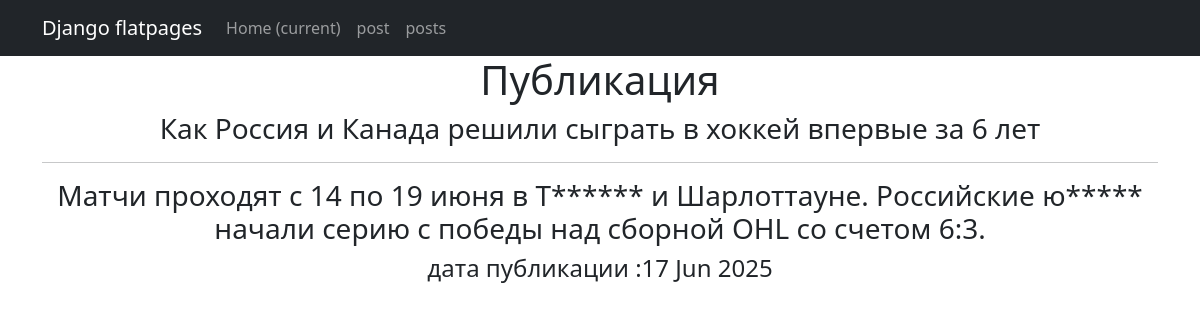
Page /news/1 on the earlier database version.
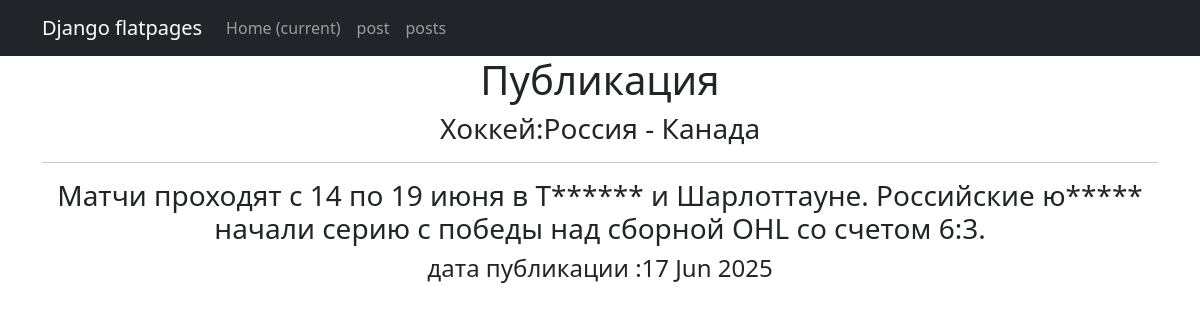
Same page on the later database version.
### news/models.py (models this page shows, shortened)
class Post(models.Model):
    author = models.ForeignKey(Author, on_delete=models.CASCADE)
    article = models.BooleanField(default=False)
    time_in = models.DateTimeField(auto_now_add=True)
    category = models.ManyToManyField(Category, through='PostCategory')
    heading = models.CharField(max_length=255, unique=True)
    text = models.TextField()
    rating_post = models.FloatField(default=0.0)

### news/views.py (the view)
# urls.py: path('news/<int:pk>', PostDetail.as_view(), name = 'post_detail'),
class PostDetail(DetailView):
    model = Post
    template_name = 'post.html'
    context_object_name = 'post'

### news/templatetags/custom_filters.py (called while the page is built)
@register.filter()
def censor(value):
   if not  isinstance(value, str):
      raise FilterException("Фильтр применяется только к строке")
   for word in OBSCENE_WORDS:
       word_low = word.title()
       value = value.replace(word,word[0]+ '*' * (len(word) - 1))
       value = value.replace(word_low, word_low[0] + '*' * (len(word) - 1))
   return value

### templates/post.html (shortened to what this page needs)
{% extends 'flatpages/default.html' %}
{% load custom_filters %}!
{% load custom_tags %}
{% block content %}
   <h1>Публикация</h1>
        <h3>{{ post.heading }} </h3>
 <hr>
             <h3>{{ post.text|censor }}</h3>
           <h4>дата публикации :{{ post.time_in|date:'d M Y' }}</h4>
{% endblock content %}

Differences in the rows shown:
changed Post: heading "Как Россия и Канада решили сыграть в хоккей впервые за 6 лет" → "Хоккей:Россия - Канада"
